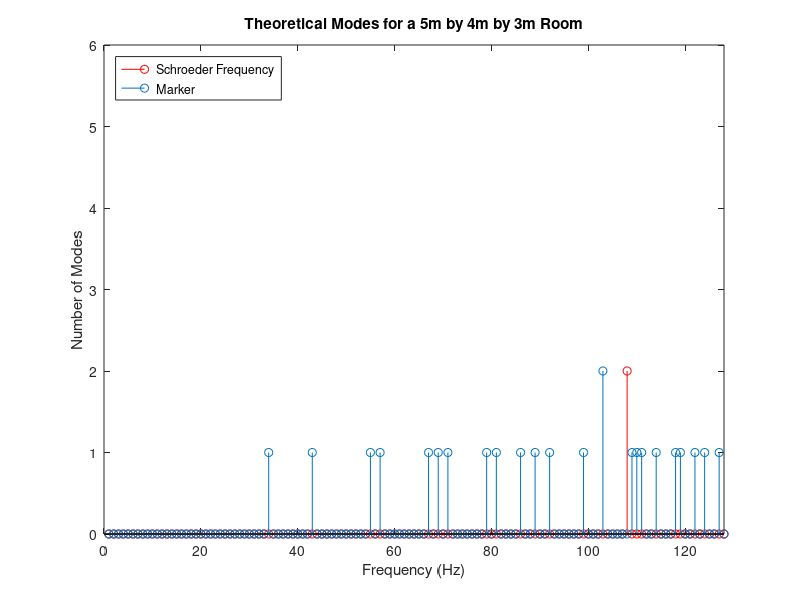

This chart was generated by the following MATLAB code:

% Setup Room
c = 343;
% Dims
l = 5;
w = 4;
h = 3;
% Surfaces
xn = l*h;
xp = xn;
yn = w*h;
yp = yn;
zn = l*w;
zp = zn;
S = (xn+yn+zn)*2;
xna = 0.45;
xpa = 0.45;
yna = 0.45;
ypa = 0.45;
zna = 0.45;
zpa = 0.45;
% volume
v = l * w * h;
% AcousticProperties
a = ((xn*xna)+(xp*xpa)+(yn*yna)+(yp*ypa)+(zn*zna)+(zp*zpa))/S;
Sa = S * a;
RT60 = -((0.161*v)/(S*log(1-a)));
nWallHits = 6*log(10)*1/a;
MFP = 4*v/S;
timePerMFP = MFP/c;
fschroder = 2000*sqrt(RT60/v);

% AXIAL MODES
n = 1:9;
fl = c/2 .* n/l;
fw = c/2 .* n/w;
fh = c/2 .* n/h;
% Tangential modes
nl = 1:10;
nw = 1:10;
nh = 1:10;
flw = c/2 * sqrt(bsxfun(@plus, (nl.'/l).^2, (nw/w).^2));
fwh = c/2 * sqrt(bsxfun(@plus, (nw.'/w).^2, (nh/h).^2));
flh = c/2 * sqrt(bsxfun(@plus, (nl.'/l).^2, (nh/h).^2));
% Oblique Modes
flwh = c/2 * sqrt(bsxfun(@plus,(flw(1:2,1:2) * 2/c).^2, permute(nh(1:2)/h,[3 1 2]).^2));

[srt, idx] = sort([fl(:);fw(:);fh(:);flw(:);fwh(:);flh(:);flwh(:)]);

freqs = 0 : 800;
vals = zeros(length(freqs),1);
for i = 1 : length(srt)
    vals(round(srt(i))) = vals(round(srt(i))) + 1;
end
fscr = zeros(length(vals),1);
fscr(ceil(fschroder)) = 2;
% vals(vals>1) = 1;
stem(fscr,'r')
hold('on');
stem(vals);
hold('off');
xlim([0 ceil(fschroder)+20])
title('Theoretical Modes for a 5m by 4m by 3m Room');
xlabel('Frequency (Hz)');
ylabel('Number of Modes');
legend('Schroeder Frequency','Marker','diamond','Modes','Location','northwest');
% vals = vals ./ max(vals);